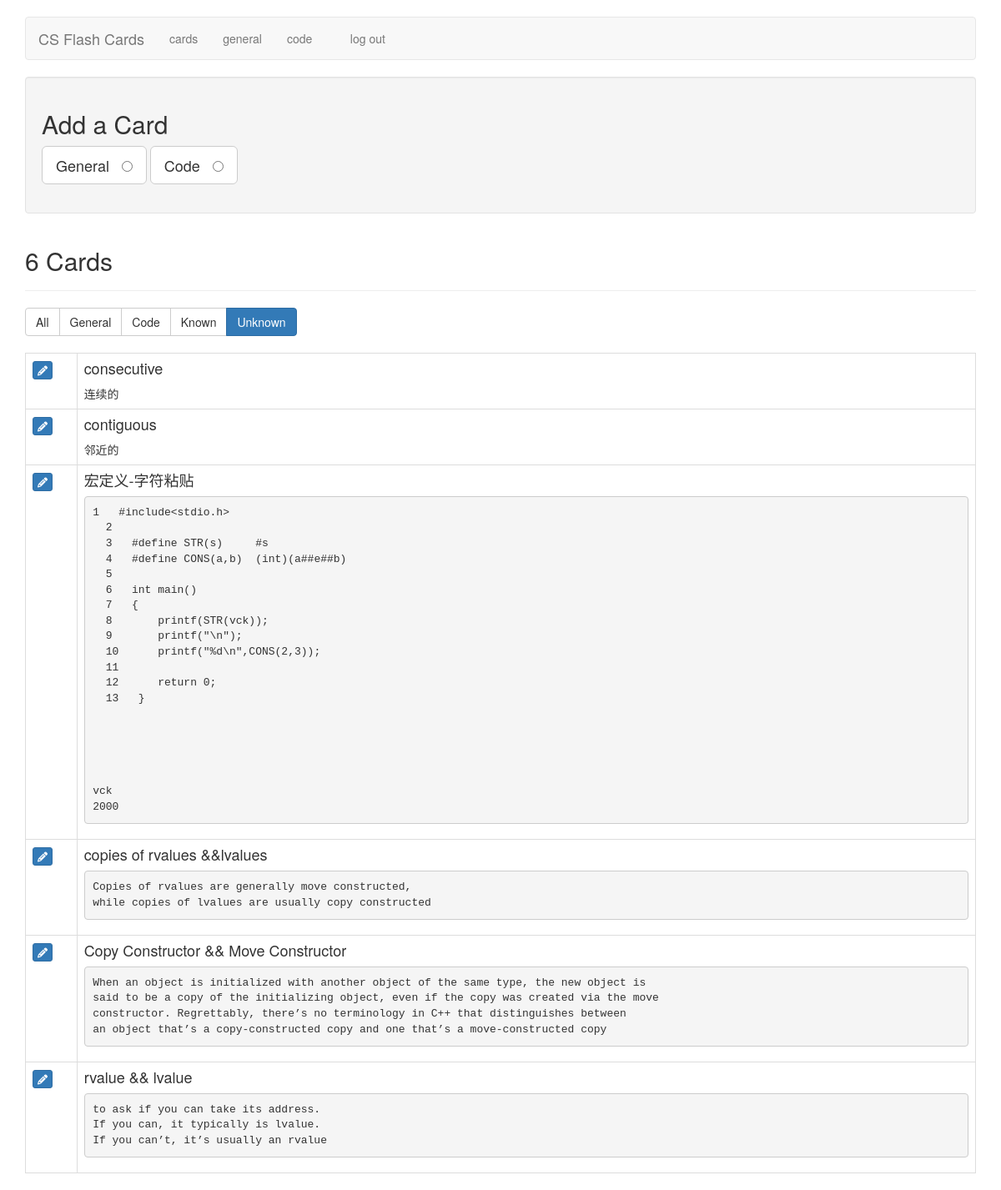
The app's page /filter_cards/unknown (signed in) with its own data.
### tables this page shows
CREATE TABLE cards (
  id integer primary key autoincrement,
  type tinyint not null, /* 1 for vocab, 2 for code */
  front text not null,
  back text not null,
  known boolean default 0
);

### flash_cards.py (the view)
@app.route('/filter_cards/<filter_name>')
def filter_cards(filter_name):
    if not session.get('logged_in'):
        return redirect(url_for('login'))
    filters = {
        "all":      "where 1 = 1",
        "general":  "where type = 1",
        "code":     "where type = 2",
        "known":    "where known = 1",
        "unknown":  "where known = 0",
    }
    query = filters.get(filter_name)
    if not query:
        return redirect(url_for('cards'))
    db = get_db()
    fullquery = "SELECT id, type, front, back, known FROM cards " + query + " ORDER BY id DESC"
    cur = db.execute(fullquery)
    cards = cur.fetchall()
    return render_template('cards.html', cards=cards, filter_name=filter_name)

### flash_cards.py (called while the page is built)
def connect_db():
    rv = sqlite3.connect(app.config['DATABASE'])
    rv.row_factory = sqlite3.Row
    return rv

def get_db():
    if not hasattr(g, 'sqlite_db'):
        g.sqlite_db = connect_db()
    return g.sqlite_db

### templates/cards.html (shortened to what this page needs)
{% extends "layout.html" %}
{% block body %}
    <div class="well editPanel">
        <h2>Add a Card</h2>
        <form action="{{ url_for('add_card') }}" method="post" class="cardForm">
            <div class="form-group">
                <label for="general" class="toggleButton btn btn-default btn-lg">General &nbsp;
                    <input type="radio" name="type" value="1" id="general"/>
                </label>
                <label for="code" class="toggleButton btn btn-default btn-lg">Code &nbsp;
                    <input type="radio" name="type" value="2" id="code"/>
                </label>
            </div>
        </form>
    </div>
    <div class="page-header">
        <h2>{{ cards|length }} Card{{ '' if (cards|length == 1) else 's' }}</h2>
    </div>
    <div class="btn-group btn-group-md" role="group" aria-label="filters">
        <a href="{{ url_for('filter_cards', filter_name="all") }}" class="btn btn-{{ "primary" if filter_name == "all" else "default" }}">All</a>
        <a href="{{ url_for('filter_cards', filter_name="general") }}" class="btn btn-{{ "primary" if filter_name == "general" else "default" }}">General</a>
        <a href="{{ url_for('filter_cards', filter_name="code") }}" class="btn btn-{{ "primary" if filter_name == "code" else "default" }}">Code</a>
        <a href="{{ url_for('filter_cards', filter_name="known") }}" class="btn btn-{{ "primary" if filter_name == "known" else "default" }}">Known</a>
        <a href="{{ url_for('filter_cards', filter_name="unknown") }}" class="btn btn-{{ "primary" if filter_name == "unknown" else "default" }}">Unknown</a>
    </div>
    <br />
    <br />
    <table class="table table-bordered">
        {% for card in cards %}
            <tr>
                <td>
                    <a href="{{ url_for('edit', card_id=card.id) }}" class="btn btn-xs btn-primary"><i class="fa fa-pencil" aria-hidden="true"></i></a>
                </td>
                <td class="cardContent">
                    <h4>
                        {{ card.front }}
                    </h4>
                    {% if card.type == 1 %}
                        {{ card.back|replace("\n", "<br />")|safe }}
                    {% else %}
                        <pre><code>{{ card.back|escape }}</code></pre>
                    {% endif %}
                </td>
            </tr>
        {% else %}
            <tr>
                <td>
                    <em>No cards to show.</em>
                </td>
            </tr>
        {% endfor %}
    </table>
{% endblock %}

### static/style.css (style rules this page uses)
.cardContent h4 { margin-top: 0; }

### records on screen
cards: front "consecutive", back "连续的"
cards: front "contiguous", back "邻近的"
cards: front "宏定义-字符粘贴", back "1 #include<stdio.h> 2 3 #define STR(s) #s 4 #define CONS(a,b) (int)(a##e##b) 5 6 int main() 7 { 8 printf(STR(vck)); 9 printf(\"\\n\"); 10 printf(\"%d\\n\",CONS(2,3)); 11 12 return 0; 13 } vck 2000"
cards: front "copies of rvalues &&lvalues", back "Copies of rvalues are generally move constructed, while copies of lvalues are usually copy constructed"
cards: front "Copy Constructor && Move Constructor", back "When an object is initialized with another object of the same type, the new object is said to be a copy of the initializing object, even if the copy was created via the move constructor. Regrettably, there’s no terminology in C++ that distinguishes between an object that’s a copy-constructed copy and one that’s a move-constructed copy"
cards: front "rvalue && lvalue", back "to ask if you can take its address. If you can, it typically is lvalue. If you can’t, it’s usually an rvalue"

### other values on screen
{{ cards|length }} "6"
{{ '' if (cards|length == 1) else 's' }} "s"
